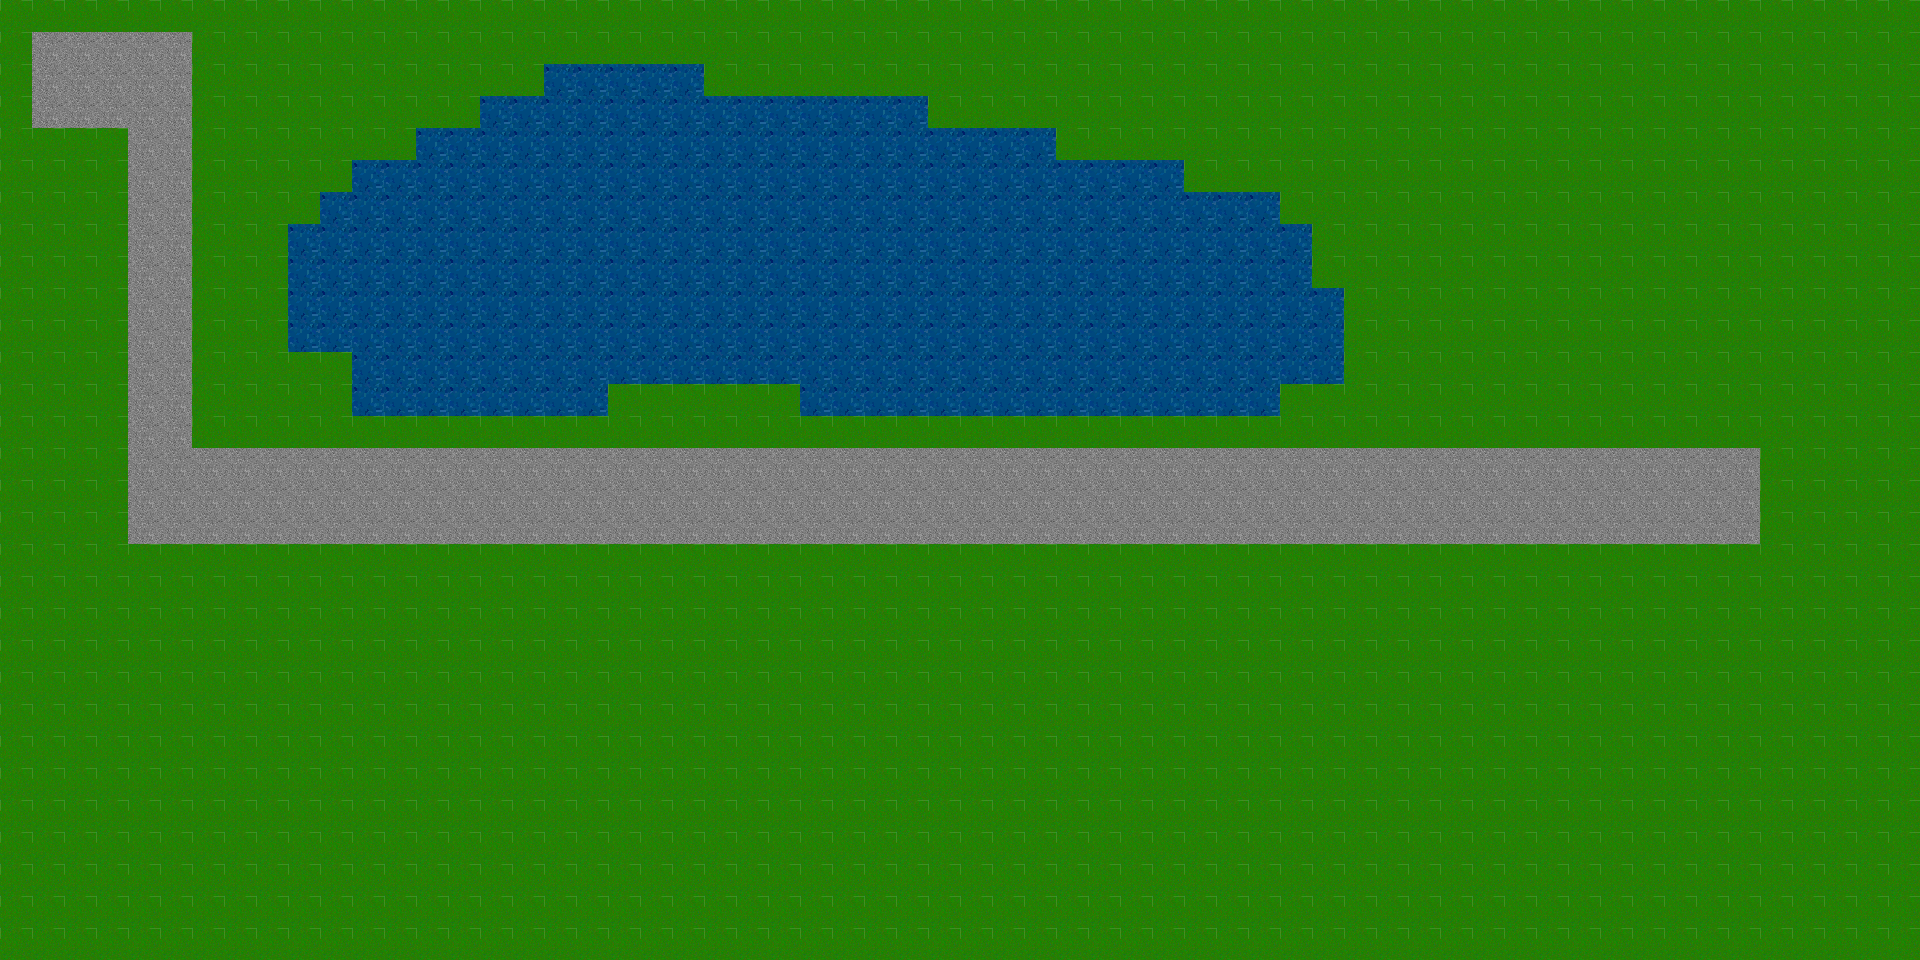

A level layout from a 2D game, rendered from its tile map. Below: a short description, then the map file with tile-grid data replaced by summaries:
An orthogonal 60x30 tile map with 32x32 px tiles, 2 tile layers (tileLayer, objectLayer).

<map version="1.0" orientation="orthogonal" renderorder="right-down" width="60" height="30" tilewidth="32" tileheight="32" nextobjectid="1">
 <tileset firstgid="1" name="tilz" tilewidth="32" tileheight="32" tilecount="400">
  <image source="TileMap.png" width="640" height="640" />
 </tileset>
 <layer name="tileLayer" width="60" height="30">
  <data>[1800 cells, 1800 non-empty, 2 distinct tile ids]</data>
 </layer>
 <layer name="objectLayer" width="60" height="30">
  <data>[1800 cells, 279 non-empty, 1 distinct tile ids]</data>
 </layer>
</map>